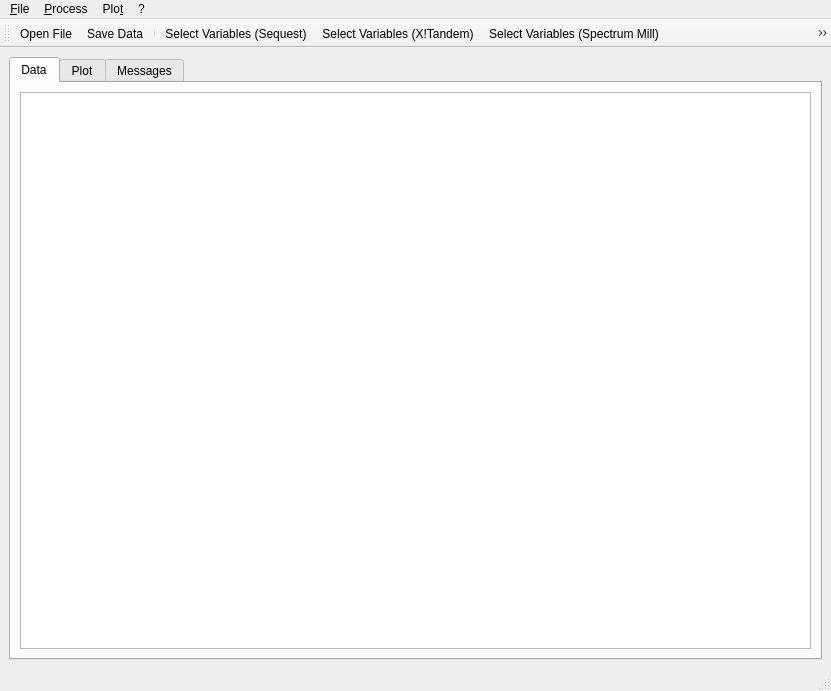
<ui version="4.0" >
 <class>mMainWindowEpic</class>
 <widget class="QMainWindow" name="mMainWindowEpic" >
  <property name="geometry" >
   <rect>
    <x>0</x>
    <y>0</y>
    <width>831</width>
    <height>691</height>
   </rect>
  </property>
  <property name="windowTitle" >
   <string>epic</string>
  </property>
  <widget class="QWidget" name="centralwidget" >
   <layout class="QVBoxLayout" name="verticalLayout" >
    <item>
     <widget class="QTabWidget" name="mtabWidget" >
      <property name="sizePolicy" >
       <sizepolicy vsizetype="Preferred" hsizetype="Preferred" >
        <horstretch>0</horstretch>
        <verstretch>0</verstretch>
       </sizepolicy>
      </property>
      <property name="currentIndex" >
       <number>0</number>
      </property>
      <widget class="QWidget" name="mTabData" >
       <attribute name="title" >
        <string>Data</string>
       </attribute>
       <layout class="QVBoxLayout" >
        <item>
         <widget class="QTableView" name="mTableView" />
        </item>
       </layout>
      </widget>
      <widget class="QWidget" name="mTabPlot" >
       <attribute name="title" >
        <string>Plot</string>
       </attribute>
       <layout class="QHBoxLayout" name="horizontalLayout" >
        <item>
         <widget class="MPLWidget" native="1" name="matplotlibWidget" >
          <property name="sizePolicy" >
           <sizepolicy vsizetype="Expanding" hsizetype="Expanding" >
            <horstretch>0</horstretch>
            <verstretch>0</verstretch>
           </sizepolicy>
          </property>
         </widget>
        </item>
        <item>
         <widget class="QDockWidget" name="dockWidget" >
          <property name="sizePolicy" >
           <sizepolicy vsizetype="Fixed" hsizetype="Fixed" >
            <horstretch>0</horstretch>
            <verstretch>0</verstretch>
           </sizepolicy>
          </property>
          <property name="minimumSize" >
           <size>
            <width>111</width>
            <height>486</height>
           </size>
          </property>
          <property name="layoutDirection" >
           <enum>Qt::LeftToRight</enum>
          </property>
          <property name="floating" >
           <bool>false</bool>
          </property>
          <property name="features" >
           <set>QDockWidget::AllDockWidgetFeatures</set>
          </property>
          <property name="windowTitle" >
           <string>Plot Buttons</string>
          </property>
          <widget class="QWidget" name="dockWidgetContents" >
           <widget class="QRadioButton" name="mrBtnRawPlots" >
            <property name="geometry" >
             <rect>
              <x>20</x>
              <y>10</y>
              <width>64</width>
              <height>18</height>
             </rect>
            </property>
            <property name="text" >
             <string>Raw</string>
            </property>
            <property name="checked" >
             <bool>true</bool>
            </property>
           </widget>
           <widget class="QRadioButton" name="mrBtnNormedPlots" >
            <property name="geometry" >
             <rect>
              <x>20</x>
              <y>30</y>
              <width>81</width>
              <height>18</height>
             </rect>
            </property>
            <property name="text" >
             <string>Normalized</string>
            </property>
           </widget>
           <widget class="QPushButton" name="mbtnFDRregions" >
            <property name="geometry" >
             <rect>
              <x>20</x>
              <y>380</y>
              <width>64</width>
              <height>23</height>
             </rect>
            </property>
            <property name="text" >
             <string>FDR region</string>
            </property>
           </widget>
           <widget class="QPushButton" name="mbtnContours" >
            <property name="geometry" >
             <rect>
              <x>20</x>
              <y>350</y>
              <width>63</width>
              <height>23</height>
             </rect>
            </property>
            <property name="text" >
             <string>Contours</string>
            </property>
           </widget>
           <widget class="QGroupBox" name="groupBox" >
            <property name="geometry" >
             <rect>
              <x>10</x>
              <y>60</y>
              <width>91</width>
              <height>111</height>
             </rect>
            </property>
            <property name="title" >
             <string>Scatter Plots</string>
            </property>
            <widget class="QPushButton" name="mbtnX_vs_Y" >
             <property name="geometry" >
              <rect>
               <x>10</x>
               <y>20</y>
               <width>63</width>
               <height>23</height>
              </rect>
             </property>
             <property name="text" >
              <string>X vs. Y</string>
             </property>
            </widget>
            <widget class="QPushButton" name="mbtnX_vs_Z" >
             <property name="geometry" >
              <rect>
               <x>10</x>
               <y>50</y>
               <width>64</width>
               <height>23</height>
              </rect>
             </property>
             <property name="text" >
              <string>X vs. Z</string>
             </property>
            </widget>
            <widget class="QPushButton" name="mbtnY_vs_Z" >
             <property name="geometry" >
              <rect>
               <x>10</x>
               <y>80</y>
               <width>63</width>
               <height>23</height>
              </rect>
             </property>
             <property name="text" >
              <string>Y vs. Z</string>
             </property>
            </widget>
           </widget>
           <widget class="QGroupBox" name="groupBox_2" >
            <property name="geometry" >
             <rect>
              <x>10</x>
              <y>180</y>
              <width>91</width>
              <height>161</height>
             </rect>
            </property>
            <property name="title" >
             <string>Histograms</string>
            </property>
            <widget class="QPushButton" name="mbtnHistX" >
             <property name="geometry" >
              <rect>
               <x>10</x>
               <y>70</y>
               <width>64</width>
               <height>23</height>
              </rect>
             </property>
             <property name="text" >
              <string>X</string>
             </property>
            </widget>
            <widget class="QPushButton" name="mbtnHistY" >
             <property name="geometry" >
              <rect>
               <x>10</x>
               <y>100</y>
               <width>63</width>
               <height>23</height>
              </rect>
             </property>
             <property name="text" >
              <string>Y</string>
             </property>
            </widget>
            <widget class="QPushButton" name="mbtnHistZ" >
             <property name="geometry" >
              <rect>
               <x>10</x>
               <y>130</y>
               <width>64</width>
               <height>23</height>
              </rect>
             </property>
             <property name="text" >
              <string>Z</string>
             </property>
            </widget>
            <widget class="QLineEdit" name="mlineEdBins" >
             <property name="geometry" >
              <rect>
               <x>10</x>
               <y>40</y>
               <width>61</width>
               <height>20</height>
              </rect>
             </property>
             <property name="text" >
              <string>100</string>
             </property>
            </widget>
            <widget class="QLabel" name="label" >
             <property name="geometry" >
              <rect>
               <x>10</x>
               <y>20</y>
               <width>46</width>
               <height>14</height>
              </rect>
             </property>
             <property name="text" >
              <string>Bins :</string>
             </property>
            </widget>
           </widget>
           <widget class="QPushButton" name="mbtnSaveFigure" >
            <property name="geometry" >
             <rect>
              <x>20</x>
              <y>410</y>
              <width>64</width>
              <height>23</height>
             </rect>
            </property>
            <property name="text" >
             <string>Save Figure</string>
            </property>
           </widget>
          </widget>
         </widget>
        </item>
       </layout>
      </widget>
      <widget class="QWidget" name="mTabMessages" >
       <attribute name="title" >
        <string>Messages</string>
       </attribute>
       <layout class="QGridLayout" >
        <item row="0" column="0" >
         <widget class="QListView" name="mlstViewMessages" />
        </item>
       </layout>
      </widget>
     </widget>
    </item>
   </layout>
  </widget>
  <widget class="QMenuBar" name="menubar" >
   <property name="geometry" >
    <rect>
     <x>0</x>
     <y>0</y>
     <width>831</width>
     <height>21</height>
    </rect>
   </property>
   <widget class="QMenu" name="menuFile" >
    <property name="title" >
     <string>&amp;File</string>
    </property>
    <addaction name="mnuOpenFile" />
    <addaction name="mnuSaveData" />
    <addaction name="mnuSaveMessages" />
    <addaction name="separator" />
    <addaction name="mnuExit" />
   </widget>
   <widget class="QMenu" name="menuEstimate" >
    <property name="title" >
     <string>&amp;Process</string>
    </property>
    <widget class="QMenu" name="menuCompute_q_values" >
     <property name="title" >
      <string>q-values (other cases)</string>
     </property>
     <addaction name="mnupBayes" />
     <addaction name="mnupGVol" />
     <addaction name="mnupGVolC" />
    </widget>
    <addaction name="mnuSelectVarsSEQUEST" />
    <addaction name="mnuSelectVarsXTandem" />
    <addaction name="mnuSelectVarsSpectrumMill" />
    <addaction name="mnuSelectVars" />
    <addaction name="separator" />
    <addaction name="mnuNormalize" />
    <addaction name="mnuFitMixed" />
    <addaction name="mnuCompute_q_vals" />
    <addaction name="menuCompute_q_values" />
   </widget>
   <widget class="QMenu" name="menu" >
    <property name="title" >
     <string>?</string>
    </property>
    <addaction name="mnuAbout" />
   </widget>
   <widget class="QMenu" name="mnuPlot" >
    <property name="title" >
     <string>Plo&amp;t</string>
    </property>
    <widget class="QMenu" name="mnuPlotRawData" >
     <property name="title" >
      <string>Raw Data</string>
     </property>
     <addaction name="mnuRawX_vs_Y" />
     <addaction name="mnuRawX_vs_Z" />
     <addaction name="mnuRawY_vs_Z" />
    </widget>
    <widget class="QMenu" name="mnuPlotNormData" >
     <property name="title" >
      <string>Normalized Data</string>
     </property>
     <addaction name="mnuNormX_vs_Y" />
     <addaction name="mnuNormX_vs_Z" />
     <addaction name="mnuNormY_vs_Z" />
    </widget>
    <widget class="QMenu" name="menuHistograms" >
     <property name="title" >
      <string>Histograms (Raw)</string>
     </property>
     <addaction name="mnuRawHistX" />
     <addaction name="mnuRawHistY" />
     <addaction name="mnuRawHistZ" />
    </widget>
    <widget class="QMenu" name="menuHistogram_Normalized_2" >
     <property name="title" >
      <string>Histograms (Normalized)</string>
     </property>
     <addaction name="mnuNormHistX" />
     <addaction name="mnuNormHistY" />
     <addaction name="mnuNormHistZ" />
    </widget>
    <widget class="QMenu" name="menuContour_Lines" >
     <property name="title" >
      <string>Contour Lines</string>
     </property>
     <addaction name="mnuContourLinesPoints" />
     <addaction name="mnuContourLinesOnly" />
    </widget>
    <widget class="QMenu" name="menuContour_Surfaces" >
     <property name="title" >
      <string>Contour Surfaces</string>
     </property>
     <addaction name="mnuContourSurfPoints" />
     <addaction name="mnuContourSurfOnly" />
    </widget>
    <addaction name="mnuPlotRawData" />
    <addaction name="mnuPlotNormData" />
    <addaction name="separator" />
    <addaction name="menuHistograms" />
    <addaction name="menuHistogram_Normalized_2" />
    <addaction name="menuContour_Surfaces" />
    <addaction name="menuContour_Lines" />
    <addaction name="mnuFDRregions" />
    <addaction name="mnuFDRPerformance" />
    <addaction name="separator" />
   </widget>
   <addaction name="menuFile" />
   <addaction name="menuEstimate" />
   <addaction name="mnuPlot" />
   <addaction name="menu" />
  </widget>
  <widget class="QStatusBar" name="statusbar" />
  <widget class="QToolBar" name="toolBar" >
   <property name="sizePolicy" >
    <sizepolicy vsizetype="Preferred" hsizetype="Preferred" >
     <horstretch>0</horstretch>
     <verstretch>0</verstretch>
    </sizepolicy>
   </property>
   <property name="windowTitle" >
    <string>toolBar</string>
   </property>
   <attribute name="toolBarArea" >
    <enum>TopToolBarArea</enum>
   </attribute>
   <attribute name="toolBarBreak" >
    <bool>false</bool>
   </attribute>
   <addaction name="mnuOpenFile" />
   <addaction name="mnuSaveData" />
   <addaction name="separator" />
   <addaction name="mnuSelectVarsSEQUEST" />
   <addaction name="mnuSelectVarsXTandem" />
   <addaction name="mnuSelectVarsSpectrumMill" />
   <addaction name="mnuSelectVars" />
   <addaction name="separator" />
   <addaction name="mnuNormalize" />
   <addaction name="mnuFitMixed" />
   <addaction name="separator" />
   <addaction name="mnuExit" />
  </widget>
  <action name="mnuExit" >
   <property name="icon" >
    <iconset resource="../epicResources.qrc" >
     <normaloff>:/Exit.png</normaloff>:/Exit.png</iconset>
   </property>
   <property name="text" >
    <string>E&amp;xit</string>
   </property>
  </action>
  <action name="mnuFitMixed" >
   <property name="icon" >
    <iconset resource="../epicResources.qrc" >
     <normaloff>:/model.png</normaloff>:/model.png</iconset>
   </property>
   <property name="text" >
    <string>Fit Gaussian &amp;Mixture</string>
   </property>
  </action>
  <action name="mnuAbout" >
   <property name="text" >
    <string>About</string>
   </property>
  </action>
  <action name="mnuNormalize" >
   <property name="icon" >
    <iconset resource="../epicResources.qrc" >
     <normaloff>:/normalization.png</normaloff>:/normalization.png</iconset>
   </property>
   <property name="text" >
    <string>&amp;Normalize</string>
   </property>
  </action>
  <action name="mnuSaveData" >
   <property name="icon" >
    <iconset resource="../epicResources.qrc" >
     <normaloff>:/FileSave.png</normaloff>:/FileSave.png</iconset>
   </property>
   <property name="text" >
    <string>&amp;Save Data</string>
   </property>
   <property name="shortcut" >
    <string>Ctrl+S</string>
   </property>
  </action>
  <action name="mnuOpenFlatFile" >
   <property name="icon" >
    <iconset>
     <normaloff>:/openHS.png</normaloff>:/openHS.png</iconset>
   </property>
   <property name="text" >
    <string>Flat File</string>
   </property>
  </action>
  <action name="mnuOpenSynFiles" >
   <property name="icon" >
    <iconset>
     <normaloff>:/OpenSelectedItemHS.png</normaloff>:/OpenSelectedItemHS.png</iconset>
   </property>
   <property name="text" >
    <string>Synopsis/First hit Files</string>
   </property>
  </action>
  <action name="mnuDCnHist" >
   <property name="text" >
    <string>DelCn2 Histogram</string>
   </property>
  </action>
  <action name="mnuFDRregions" >
   <property name="enabled" >
    <bool>true</bool>
   </property>
   <property name="text" >
    <string>FDR Cutoff Regions</string>
   </property>
  </action>
  <action name="mnuRawX_vs_Y" >
   <property name="text" >
    <string>X vs. Y</string>
   </property>
  </action>
  <action name="mnuRawX_vs_Z" >
   <property name="text" >
    <string>X vs. Z</string>
   </property>
  </action>
  <action name="mnuRawY_vs_Z" >
   <property name="text" >
    <string>Y vs. Z</string>
   </property>
  </action>
  <action name="mnuNormX_vs_Y" >
   <property name="text" >
    <string>X vs. Y</string>
   </property>
  </action>
  <action name="mnuNormX_vs_Z" >
   <property name="text" >
    <string>X vs. Z</string>
   </property>
  </action>
  <action name="mnuNormY_vs_Z" >
   <property name="text" >
    <string>Y vs. Z</string>
   </property>
  </action>
  <action name="mnuRawHistX" >
   <property name="text" >
    <string>X</string>
   </property>
  </action>
  <action name="mnuRawHistY" >
   <property name="text" >
    <string>Y</string>
   </property>
  </action>
  <action name="mnuRawHistZ" >
   <property name="text" >
    <string>Z</string>
   </property>
  </action>
  <action name="mnuSelectVars" >
   <property name="icon" >
    <iconset resource="../epicResources.qrc" >
     <normaloff>:/selVars.png</normaloff>:/selVars.png</iconset>
   </property>
   <property name="text" >
    <string>Select Variables (Generic)</string>
   </property>
  </action>
  <action name="mnuTogglePlotBtns" >
   <property name="text" >
    <string>Show Plot Buttons</string>
   </property>
  </action>
  <action name="mnuOpenFile" >
   <property name="icon" >
    <iconset resource="../epicResources.qrc" >
     <normaloff>:/FileOpen.png</normaloff>:/FileOpen.png</iconset>
   </property>
   <property name="text" >
    <string>&amp;Open File</string>
   </property>
  </action>
  <action name="mnuSelectVarsSEQUEST" >
   <property name="icon" >
    <iconset resource="../epicResources.qrc" >
     <normaloff>:/selSEQ.png</normaloff>:/selSEQ.png</iconset>
   </property>
   <property name="text" >
    <string>Select Variables (Sequest)</string>
   </property>
  </action>
  <action name="mnuSelectVarsXTandem" >
   <property name="enabled" >
    <bool>true</bool>
   </property>
   <property name="icon" >
    <iconset resource="../epicResources.qrc" >
     <normaloff>:/selXT.png</normaloff>:/selXT.png</iconset>
   </property>
   <property name="text" >
    <string>Select Variables (X!Tandem)</string>
   </property>
  </action>
  <action name="actionX" >
   <property name="text" >
    <string>X</string>
   </property>
  </action>
  <action name="mnuNormHistX" >
   <property name="text" >
    <string>X</string>
   </property>
  </action>
  <action name="mnuNormHistY" >
   <property name="text" >
    <string>Y</string>
   </property>
  </action>
  <action name="mnuNormHistZ" >
   <property name="text" >
    <string>Z</string>
   </property>
  </action>
  <action name="mnuSaveMessages" >
   <property name="text" >
    <string>Save Messages</string>
   </property>
  </action>
  <action name="mnuSelectVarsSpectrumMill" >
   <property name="icon" >
    <iconset resource="../epicResources.qrc" >
     <normaloff>:/selSM.png</normaloff>:/selSM.png</iconset>
   </property>
   <property name="text" >
    <string>Select Variables (Spectrum Mill)</string>
   </property>
  </action>
  <action name="mnuFDRPerformance" >
   <property name="text" >
    <string>FDR Performance</string>
   </property>
  </action>
  <action name="mnuContourLinesPoints" >
   <property name="text" >
    <string>Show Data Points</string>
   </property>
  </action>
  <action name="mnuContourLinesOnly" >
   <property name="text" >
    <string>Contours Only</string>
   </property>
  </action>
  <action name="mnuContourSurfPoints" >
   <property name="text" >
    <string>Show Data Points</string>
   </property>
  </action>
  <action name="mnuContourSurfOnly" >
   <property name="text" >
    <string>Surfaces Only</string>
   </property>
  </action>
  <action name="mnupBayes" >
   <property name="text" >
    <string>pBayes</string>
   </property>
  </action>
  <action name="mnupGVol" >
   <property name="text" >
    <string>pGVol</string>
   </property>
  </action>
  <action name="mnupGVolC" >
   <property name="text" >
    <string>pGVolC</string>
   </property>
  </action>
  <action name="mnuCompute_q_vals" >
   <property name="text" >
    <string>q-values for 2D model</string>
   </property>
  </action>
 </widget>
 <customwidgets>
  <customwidget>
   <class>MPLWidget</class>
   <extends>QWidget</extends>
   <header>MatplotlibCustomWidget</header>
   <container>1</container>
  </customwidget>
 </customwidgets>
 <resources>
  <include location="../epicResources.qrc" />
 </resources>
 <connections>
  <connection>
   <sender>mnuExit</sender>
   <signal>triggered()</signal>
   <receiver>mMainWindowEpic</receiver>
   <slot>close()</slot>
   <hints>
    <hint type="sourcelabel" >
     <x>-1</x>
     <y>-1</y>
    </hint>
    <hint type="destinationlabel" >
     <x>343</x>
     <y>296</y>
    </hint>
   </hints>
  </connection>
 </connections>
</ui>
